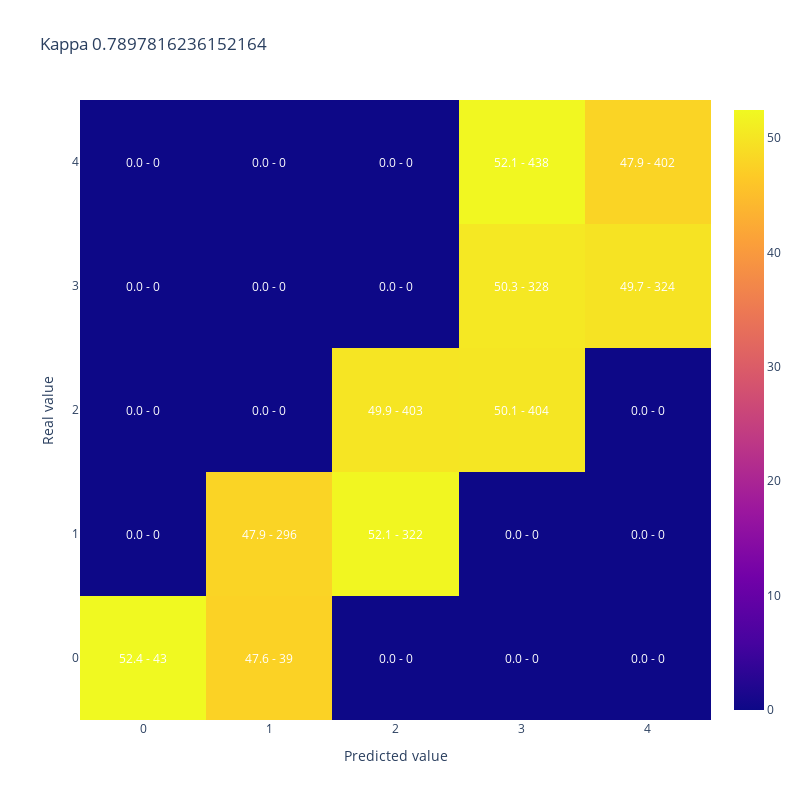

The cell this chart's notebook holds for it:
### Code cell
#A modo de ejemplo muestro kappa y matriz de confusion para 50% de aciertos donde los errores quedan cerca de la clase correcta
y_simulado_cerca = [y_test.iloc[sample] if random_list[sample]<50/100 else y_cerca[sample] for sample in range(len(y_test))]

display(plot_confusion_matrix(y_test,y_simulado_cerca, 
                              title = "Kappa " + str(cohen_kappa_score(y_test,y_simulado_cerca, weights = 'quadratic'))))

### Figure 1 — Plotly figure (JSON) as saved in the notebook; plotly's stock layout.template omitted (floating-point values rounded to 4 significant figures)
{"data": [{"type": "heatmap", "x": [0, 1, 2, 3, 4], "y": [0, 1, 2, 3, 4], "z": [[52.44, 47.56, 0, 0, 0], [0, 47.9, 52.1, 0, 0], [0, 0, 49.94, 50.06, 0], [0, 0, 0, 50.31, 49.69], [0, 0, 0, 52.14, 47.86]]}], "layout": {"annotations": [{"font": {"color": "white"}, "showarrow": false, "text": "52.4 - 43", "x": 0, "xref": "x", "y": 0, "yref": "y"}, {"font": {"color": "white"}, "showarrow": false, "text": "47.6 - 39", "x": 1, "xref": "x", "y": 0, "yref": "y"}, {"font": {"color": "white"}, "showarrow": false, "text": "0.0 - 0", "x": 2, "xref": "x", "y": 0, "yref": "y"}, {"font": {"color": "white"}, "showarrow": false, "text": "0.0 - 0", "x": 3, "xref": "x", "y": 0, "yref": "y"}, {"font": {"color": "white"}, "showarrow": false, "text": "0.0 - 0", "x": 4, "xref": "x", "y": 0, "yref": "y"}, {"font": {"color": "white"}, "showarrow": false, "text": "0.0 - 0", "x": 0, "xref": "x", "y": 1, "yref": "y"}, {"font": {"color": "white"}, "showarrow": false, "text": "47.9 - 296", "x": 1, "xref": "x", "y": 1, "yref": "y"}, {"font": {"color": "white"}, "showarrow": false, "text": "52.1 - 322", "x": 2, "xref": "x", "y": 1, "yref": "y"}, {"font": {"color": "white"}, "showarrow": false, "text": "0.0 - 0", "x": 3, "xref": "x", "y": 1, "yref": "y"}, {"font": {"color": "white"}, "showarrow": false, "text": "0.0 - 0", "x": 4, "xref": "x", "y": 1, "yref": "y"}, {"font": {"color": "white"}, "showarrow": false, "text": "0.0 - 0", "x": 0, "xref": "x", "y": 2, "yref": "y"}, {"font": {"color": "white"}, "showarrow": false, "text": "0.0 - 0", "x": 1, "xref": "x", "y": 2, "yref": "y"}, {"font": {"color": "white"}, "showarrow": false, "text": "49.9 - 403", "x": 2, "xref": "x", "y": 2, "yref": "y"}, {"font": {"color": "white"}, "showarrow": false, "text": "50.1 - 404", "x": 3, "xref": "x", "y": 2, "yref": "y"}, {"font": {"color": "white"}, "showarrow": false, "text": "0.0 - 0", "x": 4, "xref": "x", "y": 2, "yref": "y"}, {"font": {"color": "white"}, "showarrow": false, "text": "0.0 - 0", "x": 0, "xref": "x", "y": 3, "yref": "y"}, {"font": {"color": "white"}, "showarrow": false, "text": "0.0 - 0", "x": 1, "xref": "x", "y": 3, "yref": "y"}, {"font": {"color": "white"}, "showarrow": false, "text": "0.0 - 0", "x": 2, "xref": "x", "y": 3, "yref": "y"}, {"font": {"color": "white"}, "showarrow": false, "text": "50.3 - 328", "x": 3, "xref": "x", "y": 3, "yref": "y"}, {"font": {"color": "white"}, "showarrow": false, "text": "49.7 - 324", "x": 4, "xref": "x", "y": 3, "yref": "y"}, {"font": {"color": "white"}, "showarrow": false, "text": "0.0 - 0", "x": 0, "xref": "x", "y": 4, "yref": "y"}, {"font": {"color": "white"}, "showarrow": false, "text": "0.0 - 0", "x": 1, "xref": "x", "y": 4, "yref": "y"}, {"font": {"color": "white"}, "showarrow": false, "text": "0.0 - 0", "x": 2, "xref": "x", "y": 4, "yref": "y"}, {"font": {"color": "white"}, "showarrow": false, "text": "52.1 - 438", "x": 3, "xref": "x", "y": 4, "yref": "y"}, {"font": {"color": "white"}, "showarrow": false, "text": "47.9 - 402", "x": 4, "xref": "x", "y": 4, "yref": "y"}], "height": 800, "title": {"text": "Kappa 0.7897816236152164"}, "width": 800, "xaxis": {"title": {"text": "Predicted value"}}, "yaxis": {"title": {"text": "Real value"}}}}
